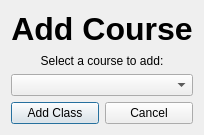
<?xml version="1.0" encoding="UTF-8"?>
<ui version="4.0">
 <class>student_add_classes</class>
 <widget class="QDialog" name="student_add_classes">
  <property name="geometry">
   <rect>
    <x>0</x>
    <y>0</y>
    <width>201</width>
    <height>135</height>
   </rect>
  </property>
  <property name="windowTitle">
   <string>Add Course</string>
  </property>
  <layout class="QVBoxLayout" name="verticalLayout_2">
   <item>
    <layout class="QVBoxLayout" name="verticalLayout">
     <item>
      <widget class="QLabel" name="label">
       <property name="font">
        <font>
         <pointsize>24</pointsize>
         <weight>75</weight>
         <bold>true</bold>
        </font>
       </property>
       <property name="text">
        <string>Add Course</string>
       </property>
       <property name="alignment">
        <set>Qt::AlignCenter</set>
       </property>
      </widget>
     </item>
     <item>
      <widget class="QLabel" name="label_2">
       <property name="text">
        <string>Select a course to add:</string>
       </property>
       <property name="alignment">
        <set>Qt::AlignCenter</set>
       </property>
      </widget>
     </item>
     <item>
      <widget class="QComboBox" name="comboBox"/>
     </item>
     <item>
      <layout class="QHBoxLayout" name="horizontalLayout">
       <item>
        <widget class="QPushButton" name="pushButton">
         <property name="text">
          <string>Add Class</string>
         </property>
        </widget>
       </item>
       <item>
        <widget class="QPushButton" name="pushButton_2">
         <property name="text">
          <string>Cancel</string>
         </property>
        </widget>
       </item>
      </layout>
     </item>
    </layout>
   </item>
  </layout>
 </widget>
 <resources/>
 <connections>
  <connection>
   <sender>pushButton_2</sender>
   <signal>clicked()</signal>
   <receiver>student_add_classes</receiver>
   <slot>hide()</slot>
   <hints>
    <hint type="sourcelabel">
     <x>156</x>
     <y>115</y>
    </hint>
    <hint type="destinationlabel">
     <x>368</x>
     <y>151</y>
    </hint>
   </hints>
  </connection>
 </connections>
</ui>
